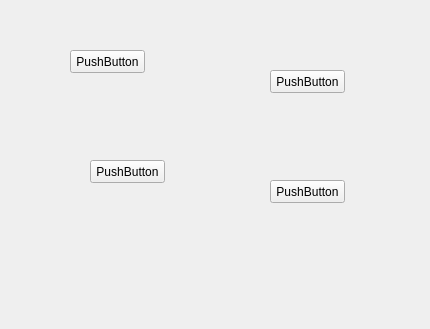
<?xml version="1.0" encoding="UTF-8"?>
<ui version="4.0">
 <class>Form</class>
 <widget class="QWidget" name="Form">
  <property name="geometry">
   <rect>
    <x>0</x>
    <y>0</y>
    <width>430</width>
    <height>329</height>
   </rect>
  </property>
  <property name="windowTitle">
   <string>Form</string>
  </property>
  <widget class="QPushButton" name="pushButton">
   <property name="geometry">
    <rect>
     <x>70</x>
     <y>50</y>
     <width>75</width>
     <height>23</height>
    </rect>
   </property>
   <property name="text">
    <string>PushButton</string>
   </property>
  </widget>
  <widget class="QPushButton" name="pushButton_2">
   <property name="geometry">
    <rect>
     <x>270</x>
     <y>70</y>
     <width>75</width>
     <height>23</height>
    </rect>
   </property>
   <property name="text">
    <string>PushButton</string>
   </property>
  </widget>
  <widget class="QPushButton" name="pushButton_3">
   <property name="geometry">
    <rect>
     <x>90</x>
     <y>160</y>
     <width>75</width>
     <height>23</height>
    </rect>
   </property>
   <property name="text">
    <string>PushButton</string>
   </property>
  </widget>
  <widget class="QPushButton" name="pushButton_4">
   <property name="geometry">
    <rect>
     <x>270</x>
     <y>180</y>
     <width>75</width>
     <height>23</height>
    </rect>
   </property>
   <property name="text">
    <string>PushButton</string>
   </property>
  </widget>
 </widget>
 <resources/>
 <connections/>
</ui>
